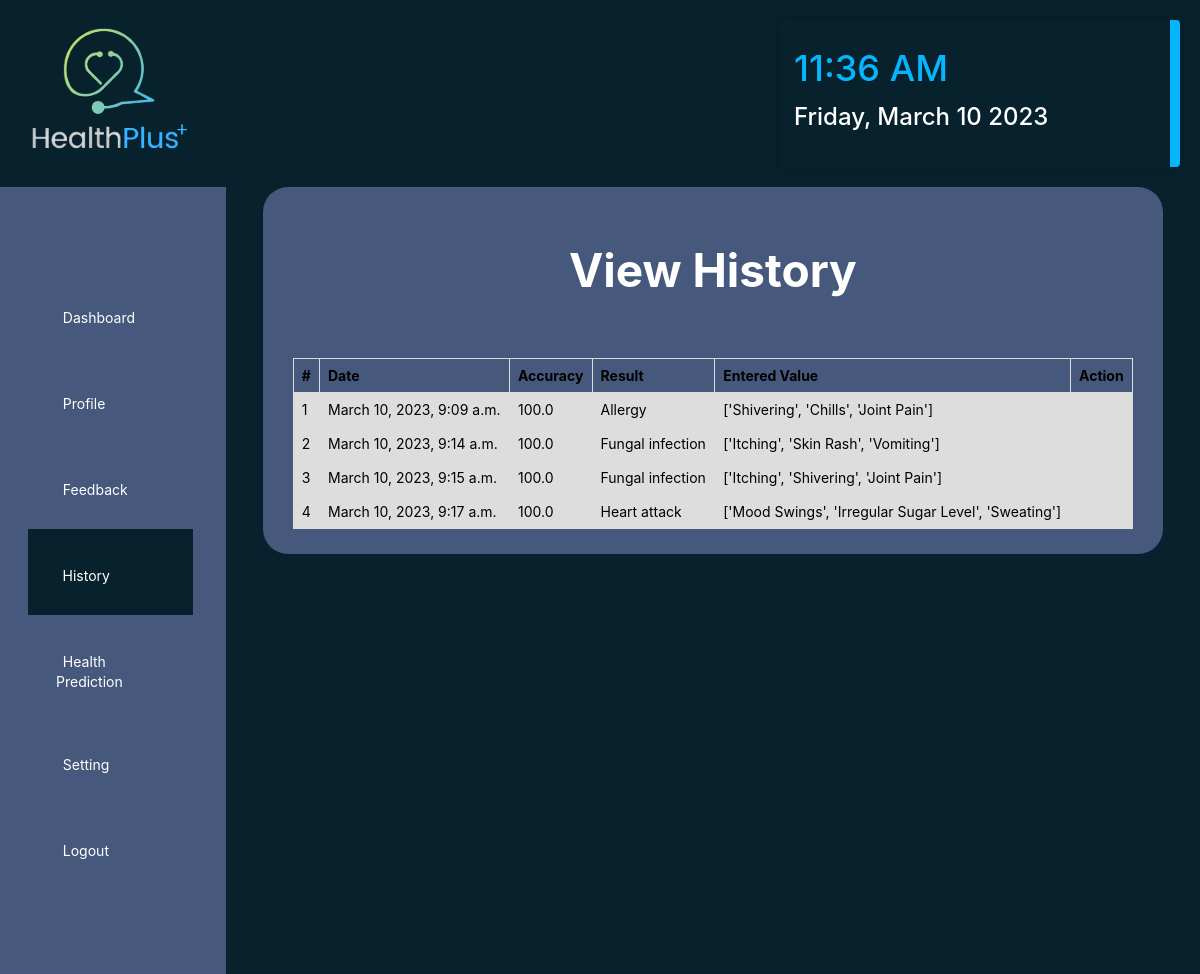
Page /patient_prediction_history (signed in) on the committed database.
### healthApp/models.py (models this page shows, shortened)
class PredictionData(models.Model):
    patient = models.ForeignKey(Patient, on_delete=models.CASCADE, null=True)
    prediction_accuracy = models.CharField(max_length=100,null=True,blank=True)
    result = models.CharField(max_length=100,null=True,blank=True)
    values_list = models.CharField(max_length=100,null=True,blank=True)
    predict_for = models.CharField(max_length=100,null=True,blank=True)
    created = models.DateTimeField(auto_now=True,null=True)

### healthApp/views.py (the view)
# urls.py: path('patient_prediction_history', views.PatientPredictionHistoryPage,
@login_required(login_url="login")
def PatientPredictionHistoryPage(request):
    prediction_data = PredictionData.objects.all()
    prediction_data_dict = {'prediction_data': prediction_data}
    return render(request, 'Patient_PredictionHistory.html', prediction_data_dict)

### templates/Patient_PredictionHistory.html (shortened to what this page needs)
<!DOCTYPE html>
<html lang="en">
    {% load static %}
    <head>
        <link rel="stylesheet" href="{% static 'css/styles.css' %}" type="text/css" media="all">
        <link rel="stylesheet" href="https://unicons.iconscout.com/release/v4.0.0/css/line.css">
        <link rel="stylesheet" href="https://cdnjs.cloudflare.com/ajax/libs/font-awesome/6.0.0-beta3/css/all.min.css"
 />
        <link rel="stylesheet" type="text/css" href="https://cdn.datatables.net/v/dt/jszip-2.5.0/dt-1.13.2/b-2.3.4/b-html5-2.3.4/b-print-2.3.4/datatables.min.css"/>
    </head>
    <body>
        <header class="row">
            <a href="{% url 'welcome' %}">
                <img src="{% static 'Images/Logo.png' %}" alt="">
            </a>
            <div class="dateTime">
                <div class="time"></div>
                <div class="date"></div>
            </div>
        </header>
        <div class="wrapper">
            <div class="sidebar">
                <ul>
                    <li><a href="{% url 'patient_dashboard' %}">
                            Dashboard</a></a></li>
                    <li><a href="{% url 'patient_profile' %}">Profile</a>
                    </li>
                    <li><a href="{% url 'patient_feedback' %}">Feedback</a></li>
                    <li class="is-active"><a href="{% url 'patient_prediction_history' %}">History</a></li>
                    <li><a href="{% url 'patient_health_prediction' %}">Health
                            Prediction</a></li>
                    <li><a href="{% url 'patient_settings' %}">Setting</a></li>
                    <li><a href="{% url 'logout_user' %}">Logout</a></li>
                </ul>
            </div>
            <div class="historyContainer">
                <h1>
                    View History
                </h1>
                <div class="table-responsive">
                    <table id="myTable">
                        <thead>
                            <tr>
                                <th>#</th>
                                <th>Date</th>
                                <th>Accuracy</th>
                                <th>Result</th>
                                <th>Entered Value</th>
                                <th>Action</th>
                            </tr>
                        </thead>
                        <tbody>
                            {% for i in prediction_data%}
                            <tr>
                                <td>{{forloop.counter}}</td>
                                <td>{{i.created}}</td>
                                <td>{{i.prediction_accuracy}}</td>
                                <td>{{i.result}}</td>
                                <td>{{i.values_list}}</td>
                                <td>
                                </td>
                            </tr>
                            {% endfor %}
                        </tbody>
                    </table>
                </div>
            </div>
        </div>
    </body>
</html>

### healthApp/static/CSS/Styles.css (style rules this page uses)
* { margin: 0; padding: 0; -webkit-box-sizing: border-box; box-sizing: border-box; list-style: none; font-family: "Inter", sans-serif; font-size: 14px; }
body { overflow-x: hidden; background: #07222d; }
.row { padding: 20px; max-width: 1900px; margin: 0 auto; display: grid; grid-template-columns: 1fr 21fr 1fr 2fr; justify-items: center; }
.dateTime { font-size: 12px; padding: 14px; color: #ffffff; background: #07222d; box-shadow: 0 0 10px rgba(0, 0, 0, 0.25); border-radius: 4px; border-right: 10px #06b6fd solid; width: 400px; font-weight: 500; font-family: "Inter", sans-serif; }
.time { font-size: 3em; color: #06b6fd; margin-top: 12px; }
.date { margin-top: 12px; font-size: 2em; }
.wrapper { display: flex; position: relative; }
.wrapper .sidebar { flex: -1 -1 0; max-width: 300px; padding: 6rem 3rem; background-color: #46597c; }
.wrapper .sidebar ul li { margin: 0 -1rem; }
.wrapper .sidebar ul li a { display: block; padding: 2em; color: #ffffff; text-decoration: none; transition: 0.2s linear; }
.wrapper .sidebar ul li:hover, .wrapper .sidebar ul li.is-active { background: #07222d; border-right: 5px solid #46597c; }
.table-responsive { overflow-x: scroll; overflow-y: hidden; }
.historyContainer { margin: 0 auto; max-width: 900px; width: 100%; padding: 25px 30px; border-radius: 25px; background: #46597c; height: 50%; }
.PredictionContainer > h1, .historyContainer > h1 { font-size: 46px; margin: 30px; text-align: center; color: #ffffff; }
table { border-collapse: collapse; width: 100%; margin-top: 30px; }
td, th { border: 1px solid #dddddd; text-align: left; padding: 8px; }
td { background-color: #dddddd; }

### rows in the picture
PredictionData: created "March 10, 2023, 9:09 a.m.", prediction_accuracy "100.0", result "Allergy", values_list "['Shivering', 'Chills', 'Joint Pain']"
PredictionData: created "March 10, 2023, 9:14 a.m.", prediction_accuracy "100.0", result "Fungal infection", values_list "['Itching', 'Skin Rash', 'Vomiting']"
PredictionData: created "March 10, 2023, 9:15 a.m.", prediction_accuracy "100.0", result "Fungal infection", values_list "['Itching', 'Shivering', 'Joint Pain']"
PredictionData: created "March 10, 2023, 9:17 a.m.", prediction_accuracy "100.0", result "Heart attack", values_list "['Mood Swings', 'Irregular Sugar Level', 'Sweating']"
